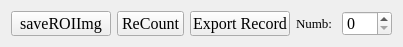
  <widget class="QWidget" name="layoutWidget">
   <property name="geometry">
    <rect>
     <x>532</x>
     <y>172</y>
     <width>383</width>
     <height>27</height>
    </rect>
   </property>
   <layout class="QHBoxLayout" name="horizontalLayout_2">
    <item>
     <widget class="QPushButton" name="btn_saveROIImage">
      <property name="sizePolicy">
       <sizepolicy hsizetype="Fixed" vsizetype="Fixed">
        <horstretch>100</horstretch>
        <verstretch>30</verstretch>
       </sizepolicy>
      </property>
      <property name="minimumSize">
       <size>
        <width>100</width>
        <height>25</height>
       </size>
      </property>
      <property name="maximumSize">
       <size>
        <width>140</width>
        <height>25</height>
       </size>
      </property>
      <property name="font">
       <font>
        <family>Times New Roman</family>
        <pointsize>12</pointsize>
        <weight>50</weight>
        <bold>false</bold>
       </font>
      </property>
      <property name="text">
       <string>saveROIImg</string>
      </property>
     </widget>
    </item>
    <item>
     <widget class="QPushButton" name="btn_recountCell_number">
      <property name="sizePolicy">
       <sizepolicy hsizetype="Fixed" vsizetype="Fixed">
        <horstretch>100</horstretch>
        <verstretch>30</verstretch>
       </sizepolicy>
      </property>
      <property name="minimumSize">
       <size>
        <width>67</width>
        <height>25</height>
       </size>
      </property>
      <property name="maximumSize">
       <size>
        <width>65</width>
        <height>25</height>
       </size>
      </property>
      <property name="font">
       <font>
        <family>Times New Roman</family>
        <pointsize>12</pointsize>
        <weight>50</weight>
        <bold>false</bold>
       </font>
      </property>
      <property name="text">
       <string>ReCount</string>
      </property>
     </widget>
    </item>
    <item>
     <widget class="QPushButton" name="btn_exportROIData">
      <property name="sizePolicy">
       <sizepolicy hsizetype="Fixed" vsizetype="Fixed">
        <horstretch>100</horstretch>
        <verstretch>30</verstretch>
       </sizepolicy>
      </property>
      <property name="minimumSize">
       <size>
        <width>100</width>
        <height>25</height>
       </size>
      </property>
      <property name="maximumSize">
       <size>
        <width>100</width>
        <height>25</height>
       </size>
      </property>
      <property name="font">
       <font>
        <family>Times New Roman</family>
        <pointsize>12</pointsize>
        <weight>50</weight>
        <bold>false</bold>
       </font>
      </property>
      <property name="text">
       <string>Export Record</string>
      </property>
     </widget>
    </item>
    <item>
     <widget class="QLabel" name="lb_lable">
      <property name="minimumSize">
       <size>
        <width>40</width>
        <height>15</height>
       </size>
      </property>
      <property name="maximumSize">
       <size>
        <width>40</width>
        <height>15</height>
       </size>
      </property>
      <property name="font">
       <font>
        <family>Times New Roman</family>
        <pointsize>10</pointsize>
        <weight>50</weight>
        <bold>false</bold>
       </font>
      </property>
      <property name="text">
       <string>Numb:</string>
      </property>
     </widget>
    </item>
    <item>
     <widget class="QSpinBox" name="spb_roiDataNumber">
      <property name="enabled">
       <bool>true</bool>
      </property>
      <property name="sizePolicy">
       <sizepolicy hsizetype="Fixed" vsizetype="Fixed">
        <horstretch>0</horstretch>
        <verstretch>0</verstretch>
       </sizepolicy>
      </property>
      <property name="minimumSize">
       <size>
        <width>50</width>
        <height>25</height>
       </size>
      </property>
      <property name="maximumSize">
       <size>
        <width>50</width>
        <height>25</height>
       </size>
      </property>
      <property name="font">
       <font>
        <family>Times New Roman</family>
        <pointsize>12</pointsize>
        <weight>50</weight>
        <bold>false</bold>
       </font>
      </property>
      <property name="minimum">
       <number>0</number>
      </property>
      <property name="maximum">
       <number>50000</number>
      </property>
      <property name="singleStep">
       <number>1</number>
      </property>
      <property name="stepType">
       <enum>QAbstractSpinBox::DefaultStepType</enum>
      </property>
      <property name="value">
       <number>0</number>
      </property>
     </widget>
    </item>
   </layout>
  </widget>
